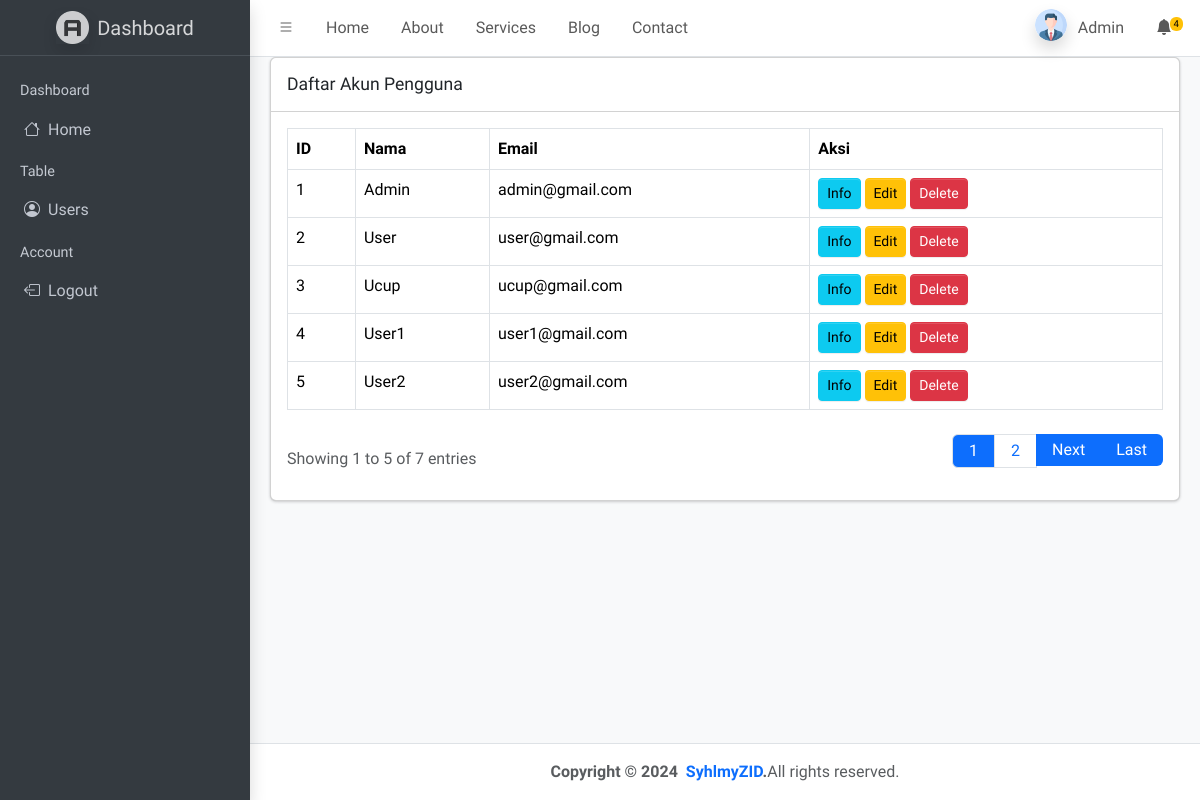
The app's page /admin/users.php (signed in) with its own data.
### tables this page shows
CREATE TABLE `tbl_users` (
  `id` int(11) NOT NULL,
  `name` varchar(255) NOT NULL,
  `email` varchar(255) NOT NULL,
  `password` varchar(255) NOT NULL,
  `role` enum('admin','user') NOT NULL
);

### admin/users.php (the view, shortened to what this page needs)
<?php
require_once '../config/connection.php';
if (isset($_SESSION['user_id'])) {
    $email = $_SESSION['email'];
    $query = "SELECT name FROM tbl_users WHERE email = ?";
    $stmt = $conn->prepare($query);
    $stmt->bind_param("s", $email);
    $stmt->execute();
    $result = $stmt->get_result();
    $user = $result->fetch_assoc();
    if ($user) {
        $name = $user['name'];
    } else {
        header('Location: ../auth/login.php');
        exit();
    }
} else {
    header('Location: ../auth/login.php');
    exit();
}
$limit = 5;
$page = isset($_GET['page']) ? (int)$_GET['page'] : 1;
$offset = ($page - 1) * $limit;
$query = "SELECT id, name, email FROM tbl_users LIMIT ?, ?";
$stmt = $conn->prepare($query);
$stmt->bind_param("ii", $offset, $limit);
$stmt->execute();
$result = $stmt->get_result();
$query_total = "SELECT COUNT(id) AS total FROM tbl_users";
$total_result = $conn->query($query_total);
$total_rows = $total_result->fetch_assoc()['total'];
$total_pages = ceil($total_rows / $limit);
?>
<!DOCTYPE html>
<html lang="en">
<head>
    <link rel="stylesheet" href="https://cdnjs.cloudflare.com/ajax/libs/bootstrap-icons/1.11.3/font/bootstrap-icons.min.css" />
    <link href="https://cdn.jsdelivr.net/npm/bootstrap@5.3.3/dist/css/bootstrap.min.css" rel="stylesheet">
    <link rel="stylesheet" href="assets/css/main.css">
</head>
<body class="layout-fixed sidebar-expand-lg bg-body-tertiary">
    <div class="app-wrapper">
        <nav class="app-header navbar navbar-expand bg-body">
            <div class="container-fluid">
                <ul class="navbar-nav">
                    <li class="nav-item"> <a class="nav-link" data-lte-toggle="sidebar" href="#" role="button"> <i
                                class="bi bi-list"></i> </a> </li>
                    <li class="nav-item d-none d-md-block"> <a href="#" class="nav-link">Home</a> </li>
                    <li class="nav-item d-none d-md-block"> <a href="#" class="nav-link">About</a> </li>
                    <li class="nav-item d-none d-md-block"> <a href="#" class="nav-link">Services</a> </li>
                    <li class="nav-item d-none d-md-block"> <a href="#" class="nav-link">Blog</a> </li>
                    <li class="nav-item d-none d-md-block"> <a href="#" class="nav-link">Contact</a> </li>
                </ul>
                <ul class="navbar-nav ms-auto">
                    <li class="nav-item dropdown user-menu"> <a href="#" class="nav-link dropdown-toggle"
                            data-bs-toggle="dropdown"> <img src="assets/img/user.png"
                                class="user-image rounded-circle shadow" alt="User Image"> <span
                                class="d-none d-md-inline">
                                <?php echo htmlspecialchars($name); ?>
                            </span> </a>
                    </li>
                </ul>
                <li class="nav-item dropdown"> <a class="nav-link" data-bs-toggle="dropdown" href="#"> <i
                            class="bi bi-bell-fill"></i> <span class="navbar-badge badge text-bg-warning">4</span>
                    </a>
                </li>
            </div>
        </nav>
        <aside class="app-sidebar bg-body-secondary shadow" data-bs-theme="dark">
            <div class="sidebar-brand">
                <a href="#" class="brand-link">
                    <img src="assets/img/AdminLTELogo.png" alt="" class="brand-image opacity-75 shadow">
                    <span class="brand-text fw-light">Dashboard</span>
                </a>
            </div>
            <div class="sidebar-wrapper">
                <nav class="mt-2">
                    <ul class="nav sidebar-menu flex-column" data-lte-toggle="treeview" role="menu"
                        data-accordion="false">
                        <li class="nav-header">Dashboard</li>
                        <li class="nav-item"> <a href="index.php" class="nav-link"> <i class="bi bi-house"></i>
                                <p>Home</p>
                            </a>
                        </li>
                        <li class="nav-header">Table</li>
                        <li class="nav-item"> <a href="#" class="nav-link"> <i class="bi bi-person-circle"></i>
                                <p>Users</p>
                            </a>
                        </li>
                        <li class="nav-header">Account</li>
                        <li class="nav-item"> <a href="../php/process_logout.php" class="nav-link"> <i
                                    class="bi bi-box-arrow-left"></i>
                                <p>Logout</p>
                            </a>
                        </li>
                    </ul>
                </nav>
            </div>
        </aside>
        <main class="app-main">
            <div class="app-content">
                <div class="container-fluid">
                    <div class="card">
                        <div class="card-header">
                            <h3 class="card-title">Daftar Akun Pengguna</h3>
                        </div>
                        <div class="card-body">
                            <table class="table table-bordered table-hover">
                                <thead>
                                    <tr>
                                        <th scope="col">ID</th>
                                        <th scope="col">Nama</th>
                                        <th scope="col">Email</th>
                                        <th scope="col">Aksi</th>
                                    </tr>
                                </thead>
                                <tbody>
                                    <?php
                                    if ($result->num_rows > 0) {
                                        while ($row = $result->fetch_assoc()) {
                                            echo '<tr>';
                                            echo '<td>' . $row['id'] . '</td>';
                                            echo '<td>' . $row['name'] . '</td>';
                                            echo '<td>' . $row['email'] . '</td>';
                                            echo '<td>
                                                <button class="btn btn-info btn-sm" data-bs-toggle="modal" data-bs-target="#comingSoonModal">Info</button>
                                                <button class="btn btn-warning btn-sm" data-bs-toggle="modal" data-bs-target="#comingSoonModal">Edit</button>
                                                <button class="btn btn-danger btn-sm" data-bs-toggle="modal" data-bs-target="#comingSoonModal">Delete</button>
                                            </td>';
                                            echo '</tr>';
                                        }
                                    } else {
                                        echo '<tr><td colspan="4" class="text-center">Tidak ada data pengguna.</td></tr>';
                                    }
                                    ?>
                                </tbody>
                            </table>
                            <div class="d-flex justify-content-between align-items-center mt-4">
    <div>
        <span class="text-muted">
            Showing <?php echo (($page - 1) * $limit) + 1; ?> to <?php echo min($page * $limit, $total_rows); ?> of <?php echo $total_rows; ?> entries
        </span>
    </div>
    <div>
        <ul class="pagination d-flex justify-content-end">
            <?php for ($i = 1; $i <= $total_pages; $i++): ?>
            <li class="page-item">
                <a class="page-link <?php echo ($i == $page) ? 'bg-primary text-white' : 'bg-gray-200 text-gray-600 hover:bg-gray-300'; ?> px-3 py-1 rounded-lg"
                    href="?page=<?php echo $i; ?>">
                    <?php echo $i; ?>
                </a>
            </li>
            <?php endfor; ?>
            <?php if ($page < $total_pages): ?>
            <li class="page-item">
                <a class="page-link text-white bg-primary hover:bg-primary-dark border-0 rounded-lg px-3 py-1"
                    href="?page=<?php echo $page + 1; ?>">Next</a>
            </li>
            <li class="page-item">
                <a class="page-link text-white bg-primary hover:bg-primary-dark border-0 rounded-lg px-3 py-1"
                    href="?page=<?php echo $total_pages; ?>">Last</a>
            </li>
            <?php endif; ?>
        </ul>
    </div>
</div>
                        </div>
                    </div>
                </div>
            </div>
        </main>
        <footer class="app-footer" style="text-align: center;">
            <strong> Copyright &copy; 2024&nbsp; <a href="https://syhrlmyzid.github.io/portfolio/"
                    class="text-decoration-none">SyhlmyZID</a>.</strong>All rights reserved.
        </footer>
    </div>
</body>
</html>

### records on screen
tbl_users: name "Admin", id "1", email "admin@gmail.com"
tbl_users: id "2", name "User", email "user@gmail.com"
tbl_users: id "3", name "Ucup", email "ucup@gmail.com"
tbl_users: id "4", name "User1", email "user1@gmail.com"
tbl_users: id "5", name "User2", email "user2@gmail.com"

### other values on screen
min($page * $limit, $total_rows) "5"
$total_rows "7"
